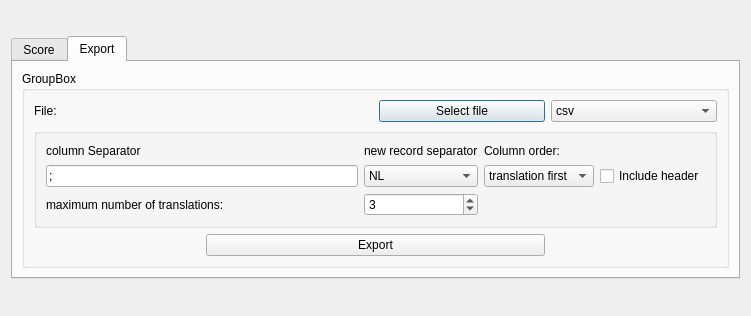
<?xml version="1.0" encoding="UTF-8"?>
<ui version="4.0">
 <class>export_dialog</class>
 <widget class="QDialog" name="export_dialog">
  <property name="enabled">
   <bool>true</bool>
  </property>
  <property name="geometry">
   <rect>
    <x>0</x>
    <y>0</y>
    <width>751</width>
    <height>316</height>
   </rect>
  </property>
  <property name="sizePolicy">
   <sizepolicy hsizetype="Preferred" vsizetype="Fixed">
    <horstretch>0</horstretch>
    <verstretch>0</verstretch>
   </sizepolicy>
  </property>
  <property name="maximumSize">
   <size>
    <width>16777215</width>
    <height>316</height>
   </size>
  </property>
  <property name="windowTitle">
   <string>Export</string>
  </property>
  <layout class="QGridLayout" name="gridLayout_2">
   <item row="1" column="0">
    <widget class="QTabWidget" name="tabWidget">
     <property name="sizePolicy">
      <sizepolicy hsizetype="Expanding" vsizetype="Fixed">
       <horstretch>0</horstretch>
       <verstretch>0</verstretch>
      </sizepolicy>
     </property>
     <property name="currentIndex">
      <number>1</number>
     </property>
     <widget class="QWidget" name="tab">
      <attribute name="title">
       <string>Score</string>
      </attribute>
      <layout class="QGridLayout" name="gridLayout_5">
       <item row="1" column="0">
        <layout class="QVBoxLayout" name="verticalLayout" stretch="5,1">
         <item>
          <layout class="QHBoxLayout" name="horizontalLayout">
           <item>
            <spacer name="horizontalSpacer_2">
             <property name="orientation">
              <enum>Qt::Horizontal</enum>
             </property>
             <property name="sizeHint" stdset="0">
              <size>
               <width>40</width>
               <height>20</height>
              </size>
             </property>
            </spacer>
           </item>
           <item>
            <widget class="QLabel" name="label_2">
             <property name="font">
              <font>
               <pointsize>50</pointsize>
              </font>
             </property>
             <property name="text">
              <string>5/30</string>
             </property>
            </widget>
           </item>
           <item>
            <spacer name="horizontalSpacer">
             <property name="orientation">
              <enum>Qt::Horizontal</enum>
             </property>
             <property name="sizeHint" stdset="0">
              <size>
               <width>40</width>
               <height>20</height>
              </size>
             </property>
            </spacer>
           </item>
          </layout>
         </item>
         <item>
          <widget class="QLabel" name="label">
           <property name="font">
            <font>
             <pointsize>20</pointsize>
            </font>
           </property>
           <property name="text">
            <string>TextLabel</string>
           </property>
           <property name="alignment">
            <set>Qt::AlignCenter</set>
           </property>
          </widget>
         </item>
        </layout>
       </item>
      </layout>
     </widget>
     <widget class="QWidget" name="tab_2">
      <attribute name="title">
       <string>Export</string>
      </attribute>
      <layout class="QGridLayout" name="gridLayout_4">
       <item row="0" column="0">
        <widget class="QGroupBox" name="groupBox">
         <property name="title">
          <string>GroupBox</string>
         </property>
         <layout class="QGridLayout" name="gridLayout_3">
          <item row="0" column="0">
           <widget class="QLabel" name="file_label">
            <property name="text">
             <string>File:</string>
            </property>
           </widget>
          </item>
          <item row="0" column="2">
           <widget class="QPushButton" name="open_file_selector_btn">
            <property name="text">
             <string>Select file</string>
            </property>
           </widget>
          </item>
          <item row="0" column="3">
           <widget class="QComboBox" name="file_extension_box">
            <item>
             <property name="text">
              <string>csv</string>
             </property>
            </item>
           </widget>
          </item>
          <item row="1" column="0" colspan="4">
           <widget class="QGroupBox" name="groupBox_2">
            <property name="title">
             <string/>
            </property>
            <layout class="QGridLayout" name="gridLayout">
             <item row="1" column="2">
              <widget class="QComboBox" name="column_order_combo">
               <item>
                <property name="text">
                 <string>translation first</string>
                </property>
               </item>
               <item>
                <property name="text">
                 <string>word first</string>
                </property>
               </item>
              </widget>
             </item>
             <item row="0" column="1">
              <widget class="QLabel" name="record_separator_label">
               <property name="text">
                <string>new record separator</string>
               </property>
              </widget>
             </item>
             <item row="1" column="1">
              <widget class="QComboBox" name="record_separator_combo_box">
               <item>
                <property name="text">
                 <string>NL</string>
                </property>
               </item>
               <item>
                <property name="text">
                 <string>CR+NL</string>
                </property>
               </item>
              </widget>
             </item>
             <item row="1" column="3">
              <widget class="QCheckBox" name="checkBox">
               <property name="text">
                <string>Include header</string>
               </property>
              </widget>
             </item>
             <item row="0" column="2">
              <widget class="QLabel" name="column_order_lbl">
               <property name="text">
                <string>Column order:</string>
               </property>
              </widget>
             </item>
             <item row="1" column="0">
              <widget class="QLineEdit" name="column_separator_box">
               <property name="text">
                <string>;</string>
               </property>
              </widget>
             </item>
             <item row="0" column="0">
              <widget class="QLabel" name="column_separator_label">
               <property name="text">
                <string>column Separator</string>
               </property>
              </widget>
             </item>
             <item row="2" column="0">
              <widget class="QLabel" name="translations_num_lbl">
               <property name="text">
                <string>maximum number of translations:</string>
               </property>
              </widget>
             </item>
             <item row="2" column="1">
              <widget class="QSpinBox" name="translations_num_spin">
               <property name="minimum">
                <number>0</number>
               </property>
               <property name="maximum">
                <number>15</number>
               </property>
               <property name="value">
                <number>3</number>
               </property>
              </widget>
             </item>
            </layout>
           </widget>
          </item>
          <item row="3" column="1" colspan="2">
           <widget class="QPushButton" name="export_btn">
            <property name="text">
             <string>Export</string>
            </property>
           </widget>
          </item>
         </layout>
        </widget>
       </item>
      </layout>
     </widget>
    </widget>
   </item>
  </layout>
 </widget>
 <resources/>
 <connections>
  <connection>
   <sender>open_file_selector_btn</sender>
   <signal>clicked()</signal>
   <receiver>export_dialog</receiver>
   <slot>select_file()</slot>
   <hints>
    <hint type="sourcelabel">
     <x>549</x>
     <y>141</y>
    </hint>
    <hint type="destinationlabel">
     <x>251</x>
     <y>2</y>
    </hint>
   </hints>
  </connection>
  <connection>
   <sender>column_separator_box</sender>
   <signal>editingFinished()</signal>
   <receiver>export_dialog</receiver>
   <slot>column_sep_changed()</slot>
   <hints>
    <hint type="sourcelabel">
     <x>219</x>
     <y>212</y>
    </hint>
    <hint type="destinationlabel">
     <x>356</x>
     <y>0</y>
    </hint>
   </hints>
  </connection>
  <connection>
   <sender>record_separator_combo_box</sender>
   <signal>currentIndexChanged(QString)</signal>
   <receiver>export_dialog</receiver>
   <slot>record_sep_changed()</slot>
   <hints>
    <hint type="sourcelabel">
     <x>454</x>
     <y>212</y>
    </hint>
    <hint type="destinationlabel">
     <x>565</x>
     <y>0</y>
    </hint>
   </hints>
  </connection>
  <connection>
   <sender>column_order_combo</sender>
   <signal>currentIndexChanged(QString)</signal>
   <receiver>export_dialog</receiver>
   <slot>column_order_changed()</slot>
   <hints>
    <hint type="sourcelabel">
     <x>590</x>
     <y>212</y>
    </hint>
    <hint type="destinationlabel">
     <x>678</x>
     <y>3</y>
    </hint>
   </hints>
  </connection>
  <connection>
   <sender>export_btn</sender>
   <signal>clicked()</signal>
   <receiver>export_dialog</receiver>
   <slot>export_clicked()</slot>
   <hints>
    <hint type="sourcelabel">
     <x>549</x>
     <y>260</y>
    </hint>
    <hint type="destinationlabel">
     <x>131</x>
     <y>0</y>
    </hint>
   </hints>
  </connection>
  <connection>
   <sender>file_extension_box</sender>
   <signal>currentIndexChanged(QString)</signal>
   <receiver>export_dialog</receiver>
   <slot>file_extension_changed()</slot>
   <hints>
    <hint type="sourcelabel">
     <x>726</x>
     <y>140</y>
    </hint>
    <hint type="destinationlabel">
     <x>160</x>
     <y>0</y>
    </hint>
   </hints>
  </connection>
  <connection>
   <sender>checkBox</sender>
   <signal>stateChanged(int)</signal>
   <receiver>export_dialog</receiver>
   <slot>header_changed()</slot>
   <hints>
    <hint type="sourcelabel">
     <x>608</x>
     <y>195</y>
    </hint>
    <hint type="destinationlabel">
     <x>480</x>
     <y>11</y>
    </hint>
   </hints>
  </connection>
 </connections>
 <slots>
  <slot>column_sep_changed()</slot>
  <slot>record_sep_changed()</slot>
  <slot>column_order_changed()</slot>
  <slot>export_clicked()</slot>
  <slot>file_extension_changed()</slot>
  <slot>header_changed()</slot>
 </slots>
</ui>
